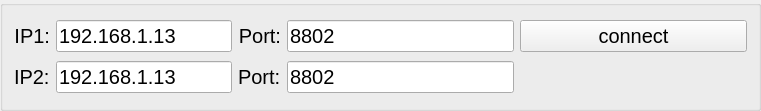
   <widget class="QGroupBox" name="groupBox">
    <property name="geometry">
     <rect>
      <x>-20</x>
      <y>0</y>
      <width>761</width>
      <height>111</height>
     </rect>
    </property>
    <property name="font">
     <font>
      <pointsize>15</pointsize>
     </font>
    </property>
    <property name="title">
     <string/>
    </property>
    <layout class="QGridLayout" name="gridLayout_7" columnstretch="0,0,0,0,1,1">
     <item row="0" column="3">
      <widget class="QLabel" name="label_2">
       <property name="font">
        <font>
         <pointsize>15</pointsize>
        </font>
       </property>
       <property name="text">
        <string>Port:</string>
       </property>
       <property name="alignment">
        <set>Qt::AlignRight|Qt::AlignTrailing|Qt::AlignVCenter</set>
       </property>
      </widget>
     </item>
     <item row="1" column="1">
      <widget class="QLabel" name="label_27">
       <property name="text">
        <string>IP2:</string>
       </property>
      </widget>
     </item>
     <item row="1" column="2">
      <widget class="QLineEdit" name="IP_Edit2">
       <property name="text">
        <string>192.168.1.13</string>
       </property>
      </widget>
     </item>
     <item row="1" column="3">
      <widget class="QLabel" name="label_28">
       <property name="text">
        <string>Port:</string>
       </property>
      </widget>
     </item>
     <item row="1" column="4">
      <widget class="QLineEdit" name="port_Edit2">
       <property name="text">
        <string>8802</string>
       </property>
      </widget>
     </item>
     <item row="0" column="2">
      <widget class="QLineEdit" name="IP_Edit">
       <property name="sizePolicy">
        <sizepolicy hsizetype="Expanding" vsizetype="Preferred">
         <horstretch>0</horstretch>
         <verstretch>0</verstretch>
        </sizepolicy>
       </property>
       <property name="font">
        <font>
         <pointsize>15</pointsize>
        </font>
       </property>
       <property name="text">
        <string>192.168.1.13</string>
       </property>
      </widget>
     </item>
     <item row="0" column="1">
      <widget class="QLabel" name="label">
       <property name="font">
        <font>
         <pointsize>15</pointsize>
        </font>
       </property>
       <property name="text">
        <string>IP1:</string>
       </property>
       <property name="alignment">
        <set>Qt::AlignRight|Qt::AlignTrailing|Qt::AlignVCenter</set>
       </property>
      </widget>
     </item>
     <item row="0" column="4">
      <widget class="QLineEdit" name="port_Edit">
       <property name="sizePolicy">
        <sizepolicy hsizetype="Expanding" vsizetype="Preferred">
         <horstretch>0</horstretch>
         <verstretch>0</verstretch>
        </sizepolicy>
       </property>
       <property name="font">
        <font>
         <pointsize>15</pointsize>
        </font>
       </property>
       <property name="text">
        <string>8802</string>
       </property>
      </widget>
     </item>
     <item row="0" column="5">
      <widget class="QPushButton" name="connectBtn">
       <property name="text">
        <string>connect</string>
       </property>
      </widget>
     </item>
    </layout>
   </widget>
